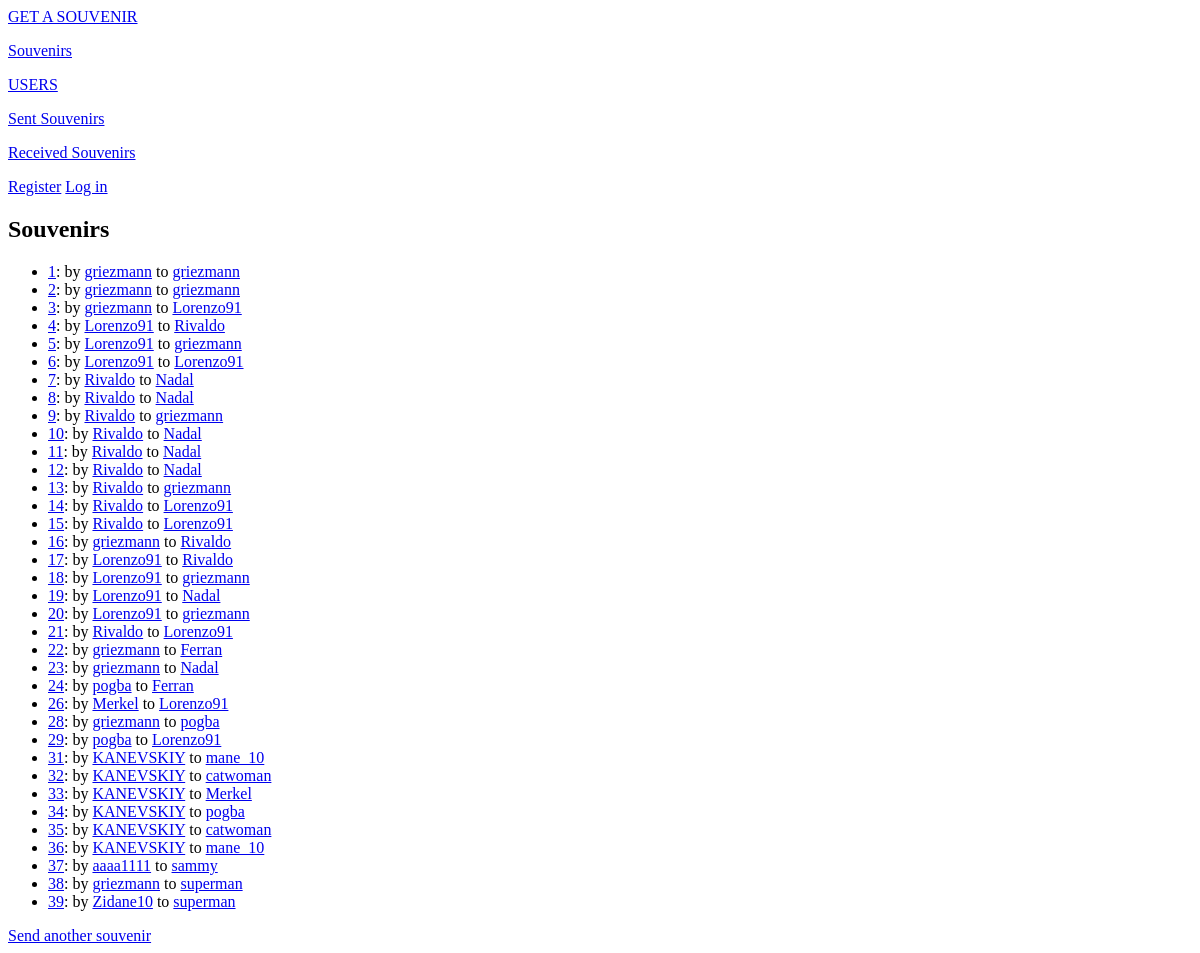
Page /souvenirs/ on the earlier database version.
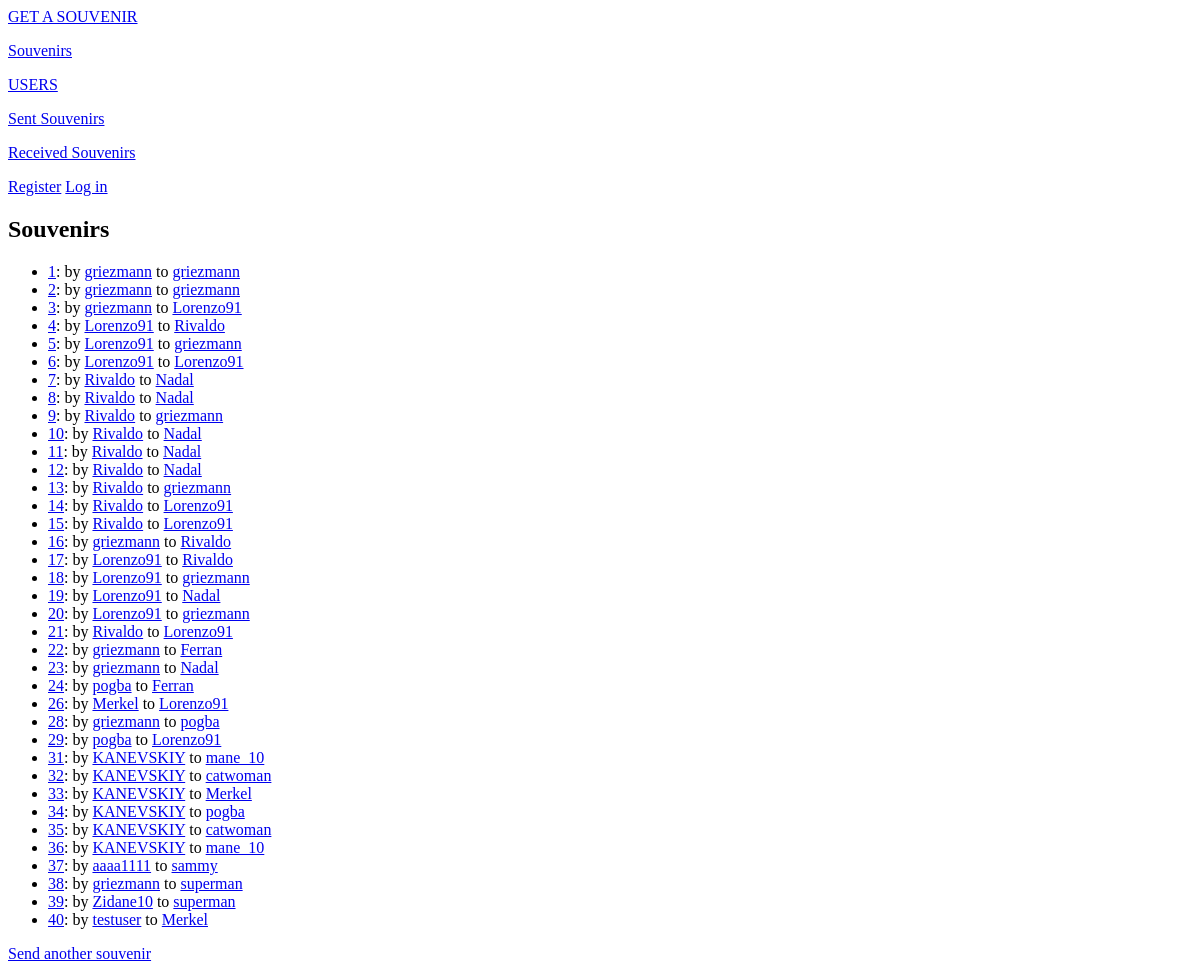
Same page on the later database version.
### souvenirs_app/models.py (models this page shows, shortened)
class Souvenir(models.Model):
    souvenir_id = models.AutoField(primary_key=True)
    slug = models.SlugField(max_length=30, verbose_name='URL')
    send_user = models.ForeignKey(UserInfo, on_delete=models.PROTECT, related_name='send_user')
    send_date = models.DateField(auto_now_add=True)
    receive_user = models.ForeignKey(UserInfo, on_delete=models.PROTECT, related_name='receive_user')
    receive_date = models.DateField(auto_now=True)
    send_user_img = models.ImageField(upload_to='send/', default='no-photo.png', null=True, blank=True)
    receive_user_img = models.ImageField(upload_to='receive/', default='no-photo.png', null=True, blank=True)
    message = models.TextField(max_length=500, null=True, blank=True)
    STATUS_CHOICES = (('TR', 'Travelling'), ('RCV', 'Received'))
    status = models.CharField(max_length=10, choices=STATUS_CHOICES, default='Travelling')
    def get_absolute_url(self):
        return reverse('souvenirs_app:souvenir', kwargs={'souvenir_slug': self.slug})
    class Meta:
        verbose_name = 'Souvenir'
        verbose_name_plural = 'Souvenirs'

class UserInfo(models.Model):
    username = models.OneToOneField(User, on_delete=models.PROTECT, primary_key=True)
    slug = models.SlugField(max_length=30, verbose_name='URL')
    avatar = models.ImageField(upload_to='avatars/', default='no-avatar.jpg', null=True, blank=True)
    sex = models.CharField(max_length=6, choices=(('MALE', 'male'), ('FEMALE', 'female')))
    date_of_birthday = models.DateField(null=True, blank=True)
    country = models.ForeignKey(Country, on_delete=models.PROTECT, related_name='userinfo', unique=False)
    city = models.CharField(max_length=30)
    address = models.TextField(max_length=200)
    about = models.TextField(max_length=500, null=True, blank=True)
    def __str__(self):
        return str(self.username)
    def get_absolute_url(self):
        return reverse('souvenirs_app:user_info', kwargs={'user_info_slug': self.slug})
    class Meta:
        verbose_name = 'User_information'
        verbose_name_plural = 'User_informations'

### souvenirs_app/views.py (the view)
# urls.py: path('souvenirs/', views.SouvenirsView.as_view(), name='souvenirs'),
class SouvenirsView(ListView):
    model = Souvenir
    template_name = 'souvenirs_app/souvenirs.html'
    context_object_name = 'souvenirs'

### souvenirs_app/templates/souvenirs_app/souvenirs.html
{% extends 'souvenirs_app/base.html' %}
{% block content %}
    <h2>Souvenirs</h2>
    <ul>
        {% for souvenir in souvenirs %}
            <li><a href="{{ souvenir.get_absolute_url }}">{{ souvenir.souvenir_id }}</a>:
                by
                <a href="{{ souvenir.send_user.get_absolute_url }}">{{ souvenir.send_user }}</a>
                to
                <a href="{{ souvenir.receive_user.get_absolute_url }}">{{ souvenir.receive_user }}</a>
        {% empty %}
            <li>No souvenirs have been sent yet</li>
        {% endfor %}
    </ul>
    <a href="{% url 'souvenirs_app:create_souvenir' %}">Send another souvenir</a>
{% endblock content %}

Differences in the rows shown:
added Souvenir: souvenir_id "40", send_user "testuser", receive_user "Merkel"
